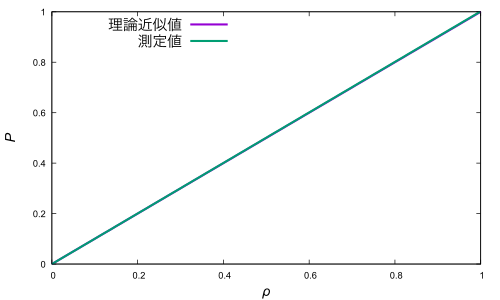

gnuplot code for this plot:
set term pdf
set out "lowden_compare:den-pre.pdf"
set xlabel "{/Arial-Italic ρ}"
set ylabel "{/Arial-Italic P}"
set xlabel font "Arial,15"
set ylabel font "Arial,15"
set xrange [0:1]
set yrange [0:1]
#ticsはメモリ文字
set tics font "Arial,10"
#keyは凡例
set key font"Arial,16"
set key left top
plot "lowden_compare:den-pre.dat" u 1:2 with lines linewidth 3 title "理論近似値", "lowden_compare:den-pre.dat" u 1:3 with lines linewidth 3 title "測定値"
